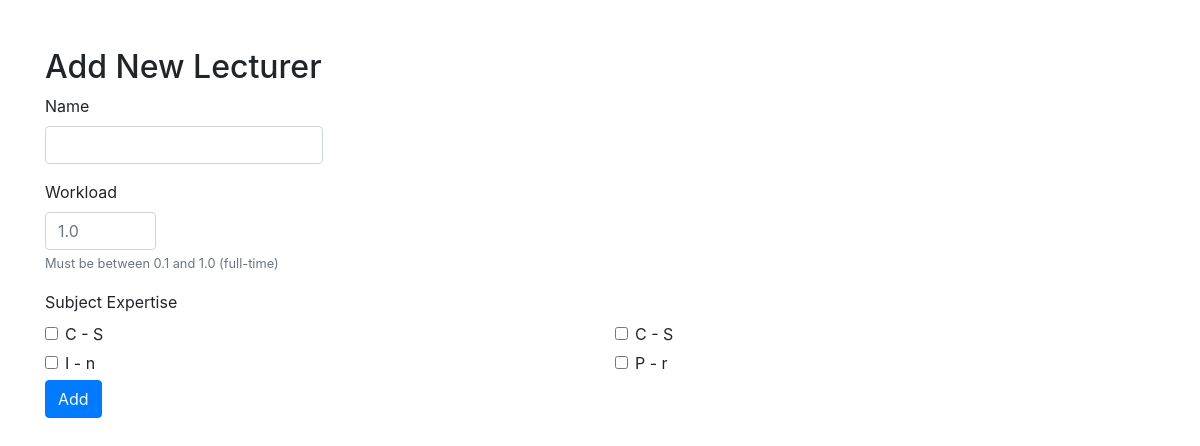
The page /add_lecturer on the database its author committed.
### tables this page shows
CREATE TABLE 'subjects' (
    'id' INTEGER PRIMARY KEY AUTOINCREMENT,
    'code' TEXT,
    'name' TEXT,
    'instance_count' INTEGER
);

### project folder/tcss/app.py (the view)
@app.route('/add_lecturer', methods=['GET','POST'])
def add_lecturer():
    if request.method == 'POST':
        name = request.form['lecturer_name']
        workload = request.form['lecturer_workload']
        sme = request.form.getlist('sme')
        addLecturer.add_lecturer(name, workload, sme)
        return redirect('/view_lecturers')
    subjects = editLecturer.generate_subject_data()
    return render_template('/add_lecturer.html', subjects=subjects)

### project folder/tcss/editLecturer.py (called while the page is built)
def generate_subject_data():
    connection = sqlite3.connect("tcss.db")
    cursor = connection.cursor()
    cursor.execute('''
        SELECT code, name FROM subjects
    ''')
    subject_data = cursor.fetchall()
    return subject_data

### project folder/tcss/templates/add_lecturer.html (shortened to what this page needs)
<!DOCTYPE html>
<html lang="en">
<head>
    <link href="https://maxcdn.bootstrapcdn.com/bootstrap/4.0.0/css/bootstrap.min.css" rel="stylesheet">
</head>
<body>
<div class="container mt-5">
    <h2>Add New Lecturer</h2>
    <form method="POST" action="/add_lecturer">
        <div class="form-group">
            <label for="lecturer_name">Name</label>
            <input type="text" class="form-control" id="lecturer_name" name="lecturer_name"  style="width: 25%;"
                   required>
        </div>
        <div class="form-group">
            <label for="lecturer_workload">Workload</label>
            <input type="number" min="0" max="1" step=".1" class="form-control" id="lecturer_workload"
                   name="lecturer_workload" placeholder="1.0" style="width: 10%;" required>
            <small id="workloadHelp" class="text-muted">
            Must be between 0.1 and 1.0 (full-time)
            </small>
        </div>
            <label>Subject Expertise</label>
            <div class="row">
                <div class="col">
                {% for subject in subjects[0] %}
                    <div class="form-check" style="margin-bottom: 5px;">
                        <input class="form-check-input" type="checkbox" value="{{ loop.index }}" name="sme">
                        <label class="form-check-label">
                            {{ subjects[0][loop.index -1][0] + " - " + subjects[0][loop.index -1][1] }}</label>
                    </div>
                {% endfor %}
                </div>
                <div class="col">
                {% for subject in subjects[1] %}
                    <div class="form-check" style="margin-bottom: 5px;">
                        <input class="form-check-input" type="checkbox" value="{{ loop.index + subjects[1] | length}}"
                               name="sme">
                        <label class="form-check-label">
                            {{ subjects[1][loop.index-1][0] + " - " + subjects[1][loop.index-1][1] }}</label>
                    </div>
                {% endfor %}
                </div>
            </div>
            <button type="submit" class="btn btn-primary">Add</button>
    </form>
</div>
</body>
</html>

### rows shown on the page
subjects: code "C - S", name "I - n"
subjects: code "C - S", name "P - r"
